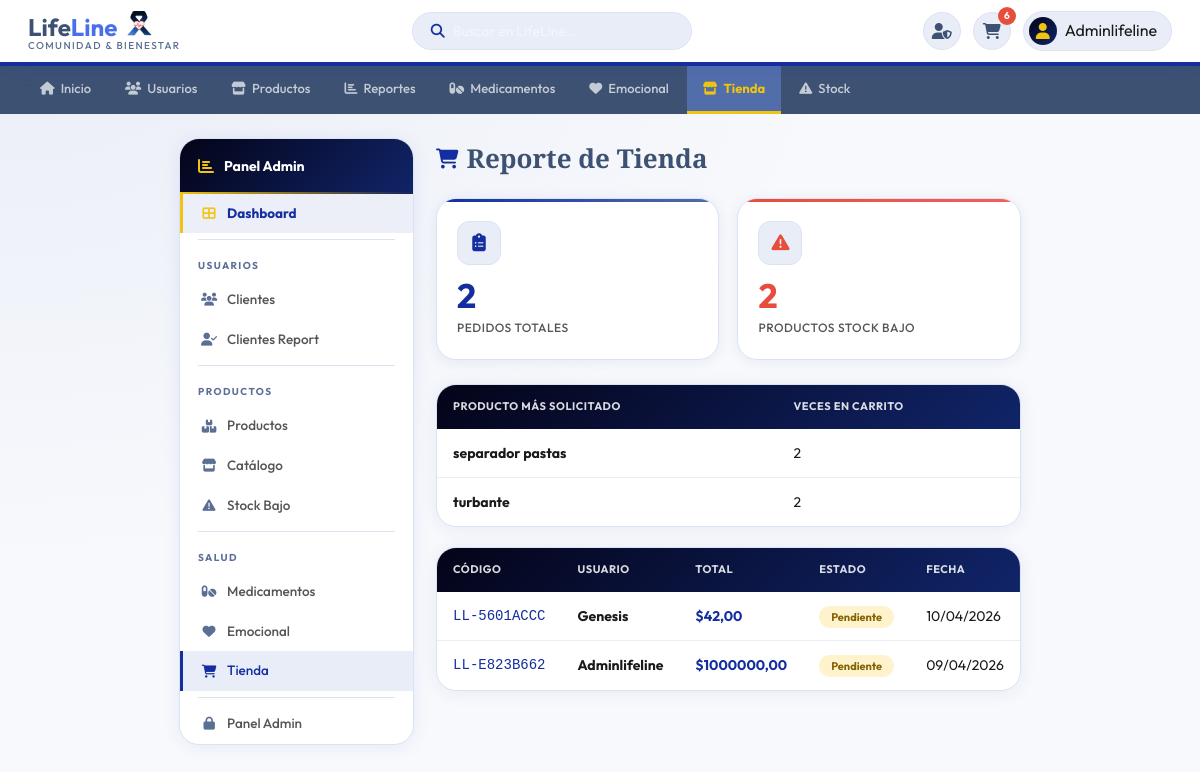
Screenshot of /reportes/tienda/ (signed in) with the database file from the repository.
### usuarios/models.py (models this page shows, shortened)
class Usuario(AbstractUser):
    ROL_CHOICES = [
        ('USER',     'Usuario'),
        ('PACIENTE', 'Paciente'),
        ('ADMIN',    'Administrador'),
    ]
    ESTADIO_CHOICES = [
        ('ESTADO1', 'Estadio 1'),
        ('ESTADO2', 'Estadio 2'),
        ('ESTADO3', 'Estadio 3'),
        ('ESTADO4', 'Estadio 4'),
    ]
    TIPO_DOC_CHOICES = [
        ('cc', 'Cédula de ciudadanía'),
        ('ti', 'Tarjeta de identidad'),
        ('ce', 'Cédula extranjera'),
    ]
    foto_perfil = models.ImageField(
        upload_to='perfiles/',
        blank=True,
        null=True,
        verbose_name='Foto de perfil'
    )
    rol              = models.CharField(max_length=20, choices=ROL_CHOICES, default='USER')
    estadio          = models.CharField(max_length=20, choices=ESTADIO_CHOICES, blank=True, null=True)
    tipo_documento   = models.CharField(max_length=5,  choices=TIPO_DOC_CHOICES, blank=True)
    numero_documento = models.CharField(max_length=15, blank=True)
    fecha_nacimiento = models.DateField(
        null=True, blank=True,
        validators=[validar_fecha_nacimiento]
    )
    email = models.EmailField(unique=True)
    class Meta:
        verbose_name        = 'Usuario'
        verbose_name_plural = 'Usuarios'

### productos/models.py (models this page shows, shortened)
class Producto(models.Model):
    USO_CHOICES = [
        ('nauseas',   'Para náuseas'),
        ('fatiga',    'Para fatiga'),
        ('dolor',     'Para dolor'),
        ('nutricion', 'Nutrición'),
        ('higiene',   'Higiene y cuidado'),
        ('general',   'Uso general'),
    ]
    nombre = models.CharField(
        max_length=200,
        verbose_name='Nombre',
        validators=[MinLengthValidator(3, 'El nombre debe tener al menos 3 caracteres.')]
    )
    descripcion = models.TextField(verbose_name='Descripción')
    categoria = models.ForeignKey(
        Categoria,
        on_delete=models.PROTECT,
        verbose_name='Categoría'
    )
    precio_final = models.DecimalField(
        max_digits=10,
        decimal_places=2,
        verbose_name='Precio (COP)',
        validators=[
            MinValueValidator(0.01, 'El precio debe ser mayor a 0.'),
            MaxValueValidator(9999999, 'El precio máximo permitido es $9.999.999.')
        ]
    )
    cantidad = models.IntegerField(
        default=0,
        verbose_name='Stock',
        validators=[MinValueValidator(0, 'El stock no puede ser negativo.')]
    )
    estado = models.BooleanField(default=True, verbose_name='Activo')
    imagen = models.ImageField(
        upload_to='productos/',
        blank=True,
        null=True,
        verbose_name='Imagen'
    )
    uso_recomendado = models.CharField(
        max_length=20,
        choices=USO_CHOICES,
        default='general',
        verbose_name='Uso recomendado'
    )
    fecha_creacion = models.DateTimeField(auto_now_add=True, verbose_name='Fecha creación')
    fecha_vencimiento = models.DateField(
        null=True,
        blank=True,
        verbose_name='Fecha de vencimiento',
        help_text='Dejar vacío si el producto no vence.'
    )
    class Meta:
        verbose_name = 'Producto'
        verbose_name_plural = 'Productos'
        ordering = ['-fecha_creacion']
        unique_together = ('nombre', 'categoria')

### carrito/models.py (models this page shows, shortened)
class Pedido(models.Model):
    ESTADO_CHOICES = [
        ('pendiente',   'Pendiente'),
        ('procesando',  'Procesando'),
        ('enviado',     'Enviado'),
        ('en_transito', 'En Tránsito'),
        ('entregado',   'Entregado'),
        ('cancelado',   'Cancelado'),
    ]
    usuario = models.ForeignKey(
        settings.AUTH_USER_MODEL,
        on_delete=models.CASCADE,
        related_name='pedidos'
    )
    numero_seguimiento = models.CharField(
        max_length=20,
        unique=True,
        editable=False,
        verbose_name='Número de seguimiento'
    )
    estado = models.CharField(
        max_length=20,
        choices=ESTADO_CHOICES,
        default='pendiente',
        verbose_name='Estado del pedido'
    )
    fecha_pedido = models.DateTimeField(auto_now_add=True, verbose_name='Fecha del pedido')
    fecha_estimada_entrega = models.DateField(
        null=True, blank=True, verbose_name='Entrega estimada'
    )
    total = models.DecimalField(
        max_digits=12, decimal_places=2, default=0, verbose_name='Total'
    )
    direccion_envio = models.TextField(blank=True, verbose_name='Dirección de envío')
    class Meta:
        verbose_name = 'Pedido'
        verbose_name_plural = 'Pedidos'
        ordering = ['-fecha_pedido']

### reportes/views.py (the view)
# urls.py: path('tienda/',            views.vista_reporte_tienda,     name='reporte_tienda'),
@login_required
def vista_reporte_tienda(request):
    if not solo_admin(request.user):
        return redirect('home')
    try:
        from carrito.models import CarritoItem, Pedido
        from productos.models import Producto
        productos_populares = (CarritoItem.objects.values('producto__nombre')
                               .annotate(total=Count('id')).order_by('-total')[:10])
        total_pedidos     = Pedido.objects.count()
        pedidos_recientes = Pedido.objects.all().order_by('-fecha_pedido')[:10]
        stock_bajo        = Producto.objects.filter(cantidad__lt=5, estado=True).count()
    except Exception:
        productos_populares = []; total_pedidos = 0; pedidos_recientes = []; stock_bajo = 0
    return render(request, 'reportes/tienda_reporte.html', {
        'productos_populares': productos_populares,
        'total_pedidos': total_pedidos,
        'pedidos_recientes': pedidos_recientes,
        'stock_bajo': stock_bajo,
    })

### carrito/context_processors.py (called while the page is built)
def carrito_count(request):
    count = 0
    if request.user.is_authenticated:
        try:
            from carrito.models import CarritoItem
            from django.db.models import Sum
            count = CarritoItem.objects.filter(
                usuario=request.user
            ).aggregate(total=Sum('cantidad'))['total'] or 0
        except Exception:
            count = 0
    return {'carrito_count': count}

### reportes/views.py (called while the page is built)
def solo_admin(user):
    return user.is_staff or getattr(user, 'rol', '') == 'ADMIN'

### templates/reportes/tienda_reporte.html (shortened to what this page needs)
{% load static %}
<!DOCTYPE html>
<html lang="es">
<head>
<link rel="stylesheet" href="https://cdnjs.cloudflare.com/ajax/libs/font-awesome/6.5.1/css/all.min.css">
<link rel="stylesheet" href="{% static 'css/estilos.css' %}">
</head>
<body>
<header class="header-bar">
  <div class="logo-wrap">
    <div class="logo-text-wrap">
      <div class="logo-title">
        Life<span style="color: #4a6feb;">Line</span>
        <img class="logol" src="{% static 'imagenes/Group 243 (3).png' %}" alt="logo">
      </div>
      <div class="logo-tagline">Comunidad &amp; Bienestar</div>
    </div>
  </div>
  <div class="search-box">
    <i class="fas fa-search"></i>
    <input type="text" placeholder="Buscar en LifeLine...">
  </div>
  <div class="header-right">
    {% if request.user.is_staff or request.user.rol == 'ADMIN' %}
    <a class="hdr-btn admin-btn" href="{% url 'lista_productos' %}" title="Panel de Administración">
      <i class="fas fa-user-shield"></i>
    </a>
    {% endif %}
    <a class="hdr-btn" href="{% url 'ver_carrito' %}" title="Carrito">
      <i class="fas fa-shopping-cart"></i>
      <span class="cart-badge" id="cart-count">{{ carrito_count }}</span>
    </a>
    <div class="user-chip">
      <div class="user-chip-av"><i class="fas fa-user"></i></div>
      <span>{{ request.user.username|default:"Mi cuenta" }}</span>
    </div>
  </div>
</header>
<nav class="main-tabs">
  <a href="{% url 'home' %}"><i class="fas fa-home"></i> Inicio</a>
  <a href="{% url 'lista_usuarios' %}"><i class="fas fa-users"></i> Usuarios</a>
  <a href="{% url 'lista_productos' %}"><i class="fas fa-store"></i> Productos</a>
  <a href="{% url 'clientes' %}" ><i class="fas fa-chart-bar"></i> Reportes</a>
<a href="{% url 'reporte_medicamentos' %}"><i class="fas fa-pills"></i> Medicamentos</a>
  <a href="{% url 'reporte_emocional' %}" ><i class="fas fa-heart"></i> Emocional</a>
  <a href="{% url 'reporte_tienda' %}"class="active"><i class="fas fa-store"></i> Tienda</a>
  <a href="{% url 'reporte_stock' %}"><i class="fas fa-exclamation-triangle"></i> Stock</a>
</nav>
<div class="page-layout">
  <aside class="admin-sidebar">
    <div class="sb-hdr"><i class="fas fa-chart-bar"></i><span>Panel Admin</span></div>
  <a href="{% url 'dashboard' %}" class="sidebar-link" style="background:rgba(20,46,160,.08);border-left:3px solid var(--gd);font-weight:700;color:var(--ca)">
    <i class="fas fa-th-large" style="color:var(--gd)"></i> Dashboard
  </a>
  <div class="sb-sep"></div>
    <div class="sb-sec">Usuarios</div>
    <a href="{% url 'lista_usuarios' %}" class="sidebar-link"><i class="fas fa-users"></i> Clientes</a>
    <a href="{% url 'clientes' %}" class="sidebar-link"><i class="fas fa-user-check"></i> Clientes Report</a>
    <div class="sb-sep"></div>
    <div class="sb-sec">Productos</div>
    <a href="{% url 'reporte_productos' %}" class="sidebar-link"><i class="fas fa-boxes"></i> Productos</a>
    <a href="{% url 'lista_productos' %}" class="sidebar-link"><i class="fas fa-store"></i> Catálogo</a>
    <a href="{% url 'reporte_stock' %}" class="sidebar-link"><i class="fas fa-exclamation-triangle"></i> Stock Bajo</a>
    <div class="sb-sep"></div>
    <div class="sb-sec">Salud</div>
    <a href="{% url 'reporte_medicamentos' %}" class="sidebar-link"><i class="fas fa-pills"></i> Medicamentos</a>
    <a href="{% url 'reporte_emocional' %}" class="sidebar-link"><i class="fas fa-heart"></i> Emocional</a>
    <a href="{% url 'reporte_tienda' %}" class="sidebar-link active"><i class="fas fa-shopping-cart"></i> Tienda</a>
    <div class="sb-sep"></div>
    <a href="/admin/" class="sidebar-link"><i class="fas fa-lock"></i> Panel Admin</a>
  </aside>
  <main class="main-content">
    <div class="page-hdr">
      <h2><i class="fas fa-shopping-cart"></i> Reporte de Tienda</h2>
    </div>
    <div class="stats-grid">
      <div class="stat-card">
        <div class="stat-ico"><i class="fas fa-clipboard-list"></i></div>
        <div class="stat-num">{{ total_pedidos }}</div>
        <div class="stat-label">Pedidos totales</div>
      </div>
      <div class="stat-card alerta">
        <div class="stat-ico"><i class="fas fa-exclamation-triangle"></i></div>
        <div class="stat-num">{{ stock_bajo }}</div>
        <div class="stat-label">Productos stock bajo</div>
      </div>
    </div>
    <div class="table-card">
      <table>
        <thead><tr><th>Producto más solicitado</th><th>Veces en carrito</th></tr></thead>
        <tbody>
          {% for p in productos_populares %}
          <tr><td><strong>{{ p.producto__nombre }}</strong></td><td>{{ p.total }}</td></tr>
          {% empty %}
          <tr><td colspan="2" class="empty-cell">Sin datos de carrito aún.</td></tr>
          {% endfor %}
        </tbody>
      </table>
    </div>
    <div class="table-card">
      <table>
        <thead><tr><th>Código</th><th>Usuario</th><th>Total</th><th>Estado</th><th>Fecha</th></tr></thead>
        <tbody>
          {% for p in pedidos_recientes %}
          <tr>
            <td style="font-family:monospace;color:var(--ca)">{{ p.numero_seguimiento }}</td>
            <td><strong>{{ p.usuario.username }}</strong></td>
            <td style="font-weight:700;color:var(--ca)">${{ p.total }}</td>
            <td><span class="badge badge-{{ p.estado|lower }}">{{ p.get_estado_display }}</span></td>
            <td>{{ p.fecha_pedido|date:"d/m/Y" }}</td>
          </tr>
          {% empty %}
          <tr><td colspan="5" class="empty-cell">Sin pedidos registrados.</td></tr>
          {% endfor %}
        </tbody>
      </table>
    </div>
  </main>
</div>
</body>
</html>

### static/css/estilos.css (style rules this page uses)
:root { --color-primary: #3d5273; --color-secondary: #5b6e94; --color-accent: #142ea0; --color-menu-bg: #526eaa; --color-text-dark: #1a1a1a; --color-text-light:#555; --color-bg-light: #f0f2f5; --color-top-bar-bg:linear-gradient(135deg,#040418,#102468); --color-light-blue:#72a4d9; --color-gold: #f1c40f; --border-radius-lg:10px; --border-radius-sm:5px; }
* { box-sizing: border-box; margin: 0; padding: 0; }
body { font-family: 'Outfit', 'Segoe UI', Tahoma, Geneva, Verdana, sans-serif; background: #f7f9fc; color: var(--color-text-dark); line-height: 1.6; min-height: 100vh; display: flex; flex-direction: column; }
main { flex: 1; }
a { text-decoration: none; }
.header-bar { background: var(--color-top-bar-bg); border-bottom: 4px solid var(--color-accent); padding: 10px 24px; display: flex; justify-content: space-between; align-items: center; position: sticky; top: 0; z-index: 200; box-shadow: 0 2px 20px rgba(20,46,160,.12); }
.search-box { background: rgba(255,255,255,.12); border-radius: 24px; padding: 8px 16px; display: flex; align-items: center; border: 1.5px solid rgba(255,255,255,.2); width: 260px; transition: border-color .2s; }
.search-box i { color: rgba(255,255,255,.7); font-size: 13px; }
.search-box input { border: none; background: none; outline: none; font-size: 14px; color: white; width: 100%; margin-left: 8px; font-family: inherit; }
.search-box input::placeholder { color: rgba(255,255,255,.5); }
.cart-badge { position: absolute; top: -6px; right: -4px; background: #e74c3c; color: white; border-radius: 50%; width: 18px; height: 18px; font-size: 10px; font-weight: 700; display: flex; align-items: center; justify-content: center; border: 2px solid var(--color-top-bar-bg); font-family: inherit; }
.main-tabs { background-color: #2d3e5f; display: flex; padding: 0 20px; flex-wrap: wrap; overflow-x: auto; }
.main-tabs a { color: rgba(255,255,255,.75); padding: 11px 15px; font-weight: 600; font-size: 13px; border-bottom: 3px solid transparent; transition: background .2s, color .2s, border-color .2s; display: flex; align-items: center; gap: 6px; white-space: nowrap; }
.main-tabs a.active { background: var(--color-menu-bg); color: var(--color-gold); border-bottom-color: var(--color-gold); font-weight: 700; }

### rows the page displays
Usuario: user.username "Adminlifeline"
Producto: producto__nombre "separador pastas", total "2"
Pedido: numero_seguimiento "LL-5601ACCC", usuario.username "Genesis", total "42,00", estado "Pendiente", fecha_pedido "10/04/2026"
Pedido: numero_seguimiento "LL-E823B662", usuario.username "Adminlifeline", total "1000000,00", estado "Pendiente", fecha_pedido "09/04/2026"

### other values shown
{{ carrito_count }} "6"
{{ total_pedidos }} "2"
{{ stock_bajo }} "2"
{{ p.producto__nombre }} "turbante"
{{ p.total }} "2"
